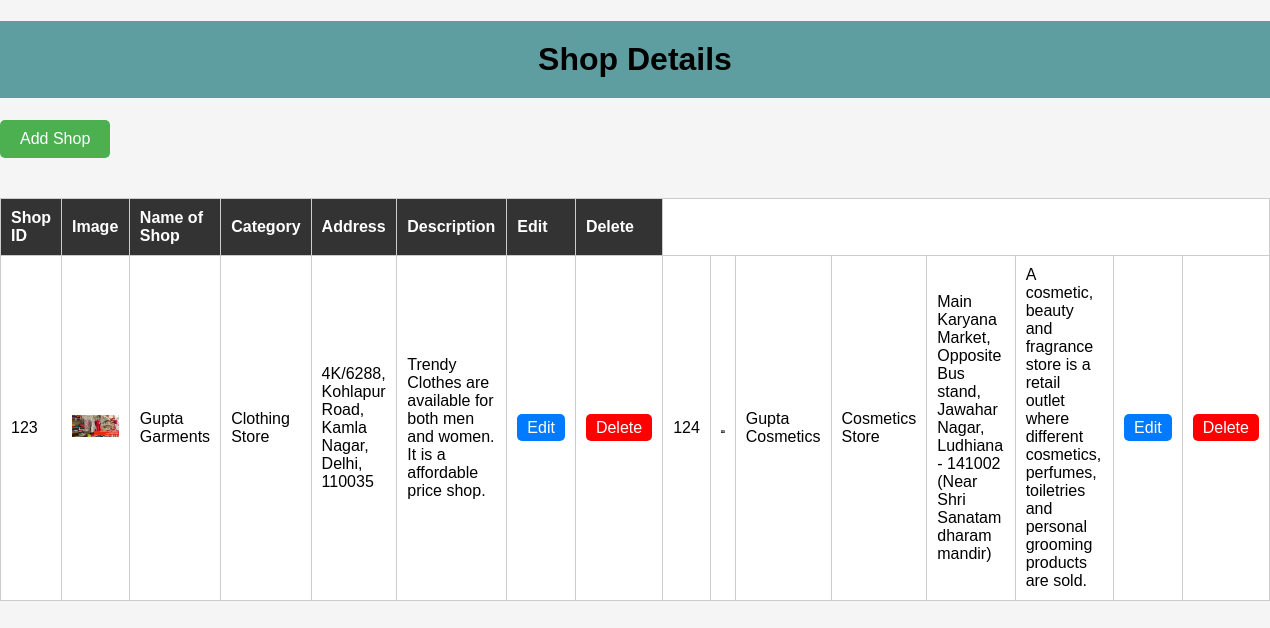
Screenshot of /showpage/ (signed in) with the database file from the repository.
### shop/models.py (models this page shows, shortened)
class Shop(models.Model):
    id = models.CharField(max_length=30 , primary_key=True)
    sid = models.CharField(max_length=30)
    cat = models.ForeignKey(Category, on_delete=models.CASCADE, default=None)
    vendor = models.ForeignKey(User, on_delete=models.CASCADE, default=None)
    name = models.CharField(max_length=100)
    description = models.TextField()
    address = models.TextField(default=" ")
    img1 = models.ImageField(upload_to='images')
    img2 = models.ImageField(upload_to='images', default=None)
    longitude = models.CharField(max_length=3)
    latitude = models.CharField(max_length=3)

class Category(models.Model):
    cid = models.AutoField
    cname = models.CharField(max_length=30)
    def __str__(self):
        return self.cname

### shop/views.py (the view)
# urls.py: path("showpage/", views.showPage),
@login_required(login_url='/')
def showPage(request):
    shops = Shop.objects.filter(vendor=request.user)
    return render(request,"vendorpage.html",{"s":shops})

### templates/vendorpage.html (shortened to what this page needs)
<!DOCTYPE html>
<html>
<head>
</head>
<body>
    <h1>Shop Details</h1>
    <table>
        <a href="/addshop" class="add-shop-btn">Add Shop </a>
        <thead>
            <tr>
                <th style="background-color: #333; color: #fff;">Shop ID</th>
                <th style="background-color: #333; color: #fff;">Image</th>
                <th style="background-color: #333; color: #fff;">Name of Shop</th>
                <th style="background-color: #333; color: #fff;">Category</th>
                <th style="background-color: #333; color: #fff;">Address</th>
                <th style="background-color: #333; color: #fff;">Description</th>
                <th style="background-color: #333; color: #fff;">Edit</th>
                <th style="background-color: #333; color: #fff;">Delete</th>
            </tr>
        </thead>
        <tbody>
           <div> <tr>
                {% for i in s %}
                <div class=" product">
                <td>{{i.id}}</td>
                <td><img src="{{i.img2}}" /></td>
                <td>{{i.name}}</td>
                <td>{{i.cat}}</td>
                <td>{{i.address}}</td>
                <td>{{i.description}}</td>
                <td><a href="/editshop/{{i.id}}" class="edit-btn">Edit</a></td>
                <td><a href="/deleteshop/{{i.id}}" class="delete-btn">Delete</a></td>
                {% endfor %}
                    </div>
           </tr></div>
        </tbody>
    </table>
</body>
</html>

### templates/vendorpage.html (style rules this page uses)
body { font-family: Arial, sans-serif; background-color: #f5f5f5; margin: 0; padding: 0; }
h1 { text-align: center; padding: 20px 0; background-color: cadetblue; color: black; }
table { width: 100%; border-collapse: collapse; margin-top: 20px; background-color: #fff; }
table, th, td { border: 1px solid #ccc; }
th, td { padding: 10px; text-align: left; }
th { background-color: #333; color: #fff; }
.edit-btn, .delete-btn { text-decoration: none; padding: 5px 10px; background-color: #007bff; color: #fff; border: none; border-radius: 5px; cursor: pointer; transition: background-color 0.3s ease; }
.delete-btn { background-color: #ff0000; }
.add-shop-btn { text-decoration: none; padding: 10px 20px; background-color: #4CAF50; color: #fff; border: none; border-radius: 5px; cursor: pointer; transition: background-color 0.3s ease; display: inline-block; margin-bottom: 20px; }
img { max-width: 100%; height: auto; }

### rows the page displays
Shop: id "123", img2 (picture), name "Gupta Garments", cat "Clothing Store", address "4K/6288, Kohlapur Road, Kamla Nagar, Delhi, 110035", description "Trendy Clothes are available for both men and women. It is a affordable price shop."
Shop: id "124", img2 (picture), name "Gupta Cosmetics", cat "Cosmetics Store", address "Main Karyana Market, Opposite Bus stand, Jawahar Nagar, Ludhiana - 141002 (Near Shri Sanatam dharam mandir)", description "A cosmetic, beauty and fragrance store is a retail outlet where different cosmetics, perfumes, toiletries and personal grooming products are sold."
